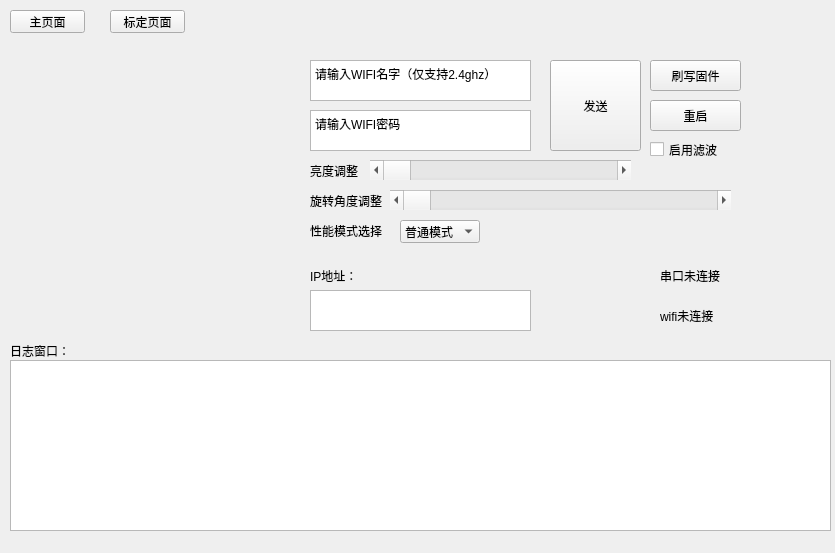
<?xml version="1.0" encoding="UTF-8"?>
<ui version="4.0">
 <class>PaperTrackerMainWindow</class>
 <widget class="QWidget" name="PaperTrackerMainWindow">
  <property name="geometry">
   <rect>
    <x>0</x>
    <y>0</y>
    <width>835</width>
    <height>553</height>
   </rect>
  </property>
  <property name="windowTitle">
   <string>PaperTrack</string>
  </property>
  <property name="styleSheet">
   <string notr="true"/>
  </property>
  <widget class="QStackedWidget" name="stackedWidget">
   <property name="geometry">
    <rect>
     <x>0</x>
     <y>50</y>
     <width>841</width>
     <height>491</height>
    </rect>
   </property>
   <property name="currentIndex">
    <number>0</number>
   </property>
   <widget class="QWidget" name="page">
    <widget class="QLabel" name="ImageLabel">
     <property name="geometry">
      <rect>
       <x>0</x>
       <y>0</y>
       <width>280</width>
       <height>280</height>
      </rect>
     </property>
     <property name="text">
      <string/>
     </property>
    </widget>
    <widget class="QPlainTextEdit" name="SSIDText">
     <property name="geometry">
      <rect>
       <x>310</x>
       <y>10</y>
       <width>221</width>
       <height>41</height>
      </rect>
     </property>
     <property name="plainText">
      <string>请输入WIFI名字（仅支持2.4ghz）</string>
     </property>
    </widget>
    <widget class="QPlainTextEdit" name="PasswordText">
     <property name="geometry">
      <rect>
       <x>310</x>
       <y>60</y>
       <width>221</width>
       <height>41</height>
      </rect>
     </property>
     <property name="plainText">
      <string>请输入WIFI密码</string>
     </property>
    </widget>
    <widget class="QScrollBar" name="BrightnessBar">
     <property name="geometry">
      <rect>
       <x>370</x>
       <y>110</y>
       <width>261</width>
       <height>20</height>
      </rect>
     </property>
     <property name="orientation">
      <enum>Qt::Orientation::Horizontal</enum>
     </property>
    </widget>
    <widget class="QLabel" name="label">
     <property name="geometry">
      <rect>
       <x>310</x>
       <y>110</y>
       <width>51</width>
       <height>21</height>
      </rect>
     </property>
     <property name="text">
      <string>亮度调整</string>
     </property>
    </widget>
    <widget class="QPushButton" name="wifi_send_Button">
     <property name="geometry">
      <rect>
       <x>550</x>
       <y>10</y>
       <width>91</width>
       <height>91</height>
      </rect>
     </property>
     <property name="text">
      <string>发送</string>
     </property>
    </widget>
    <widget class="QPushButton" name="FlashFirmwareButton">
     <property name="geometry">
      <rect>
       <x>650</x>
       <y>10</y>
       <width>91</width>
       <height>31</height>
      </rect>
     </property>
     <property name="text">
      <string>刷写固件</string>
     </property>
    </widget>
    <widget class="QPlainTextEdit" name="LogText">
     <property name="geometry">
      <rect>
       <x>10</x>
       <y>310</y>
       <width>821</width>
       <height>171</height>
      </rect>
     </property>
     <property name="readOnly">
      <bool>true</bool>
     </property>
    </widget>
    <widget class="QLabel" name="label_2">
     <property name="geometry">
      <rect>
       <x>10</x>
       <y>291</y>
       <width>111</width>
       <height>20</height>
      </rect>
     </property>
     <property name="text">
      <string>日志窗口：</string>
     </property>
    </widget>
    <widget class="QTextEdit" name="textEdit">
     <property name="geometry">
      <rect>
       <x>310</x>
       <y>240</y>
       <width>221</width>
       <height>41</height>
      </rect>
     </property>
     <property name="readOnly">
      <bool>true</bool>
     </property>
    </widget>
    <widget class="QLabel" name="label_16">
     <property name="geometry">
      <rect>
       <x>310</x>
       <y>210</y>
       <width>51</width>
       <height>31</height>
      </rect>
     </property>
     <property name="text">
      <string>IP地址：</string>
     </property>
    </widget>
    <widget class="QPushButton" name="restart_Button">
     <property name="geometry">
      <rect>
       <x>650</x>
       <y>50</y>
       <width>91</width>
       <height>31</height>
      </rect>
     </property>
     <property name="text">
      <string>重启</string>
     </property>
    </widget>
    <widget class="QLabel" name="SerialConnectLabel">
     <property name="geometry">
      <rect>
       <x>660</x>
       <y>210</y>
       <width>71</width>
       <height>31</height>
      </rect>
     </property>
     <property name="text">
      <string>串口未连接</string>
     </property>
     <property name="textFormat">
      <enum>Qt::TextFormat::AutoText</enum>
     </property>
    </widget>
    <widget class="QLabel" name="WifiConnectLabel">
     <property name="geometry">
      <rect>
       <x>660</x>
       <y>250</y>
       <width>71</width>
       <height>31</height>
      </rect>
     </property>
     <property name="text">
      <string>wifi未连接</string>
     </property>
    </widget>
    <widget class="QLabel" name="label_17">
     <property name="geometry">
      <rect>
       <x>310</x>
       <y>140</y>
       <width>81</width>
       <height>21</height>
      </rect>
     </property>
     <property name="text">
      <string>旋转角度调整</string>
     </property>
    </widget>
    <widget class="QScrollBar" name="RotateImageBar">
     <property name="geometry">
      <rect>
       <x>390</x>
       <y>140</y>
       <width>341</width>
       <height>20</height>
      </rect>
     </property>
     <property name="maximum">
      <number>1080</number>
     </property>
     <property name="pageStep">
      <number>40</number>
     </property>
     <property name="orientation">
      <enum>Qt::Orientation::Horizontal</enum>
     </property>
    </widget>
    <widget class="QCheckBox" name="UseFilterBox">
     <property name="geometry">
      <rect>
       <x>650</x>
       <y>90</y>
       <width>81</width>
       <height>19</height>
      </rect>
     </property>
     <property name="text">
      <string>启用滤波</string>
     </property>
    </widget>
    <widget class="QComboBox" name="comboBox">
     <property name="geometry">
      <rect>
       <x>400</x>
       <y>170</y>
       <width>80</width>
       <height>23</height>
      </rect>
     </property>
     <property name="duplicatesEnabled">
      <bool>false</bool>
     </property>
     <item>
      <property name="text">
       <string>普通模式</string>
      </property>
     </item>
     <item>
      <property name="text">
       <string>节能模式</string>
      </property>
     </item>
     <item>
      <property name="text">
       <string>性能模式</string>
      </property>
     </item>
    </widget>
    <widget class="QLabel" name="label_18">
     <property name="geometry">
      <rect>
       <x>310</x>
       <y>170</y>
       <width>81</width>
       <height>21</height>
      </rect>
     </property>
     <property name="text">
      <string>性能模式选择</string>
     </property>
    </widget>
   </widget>
   <widget class="QWidget" name="page_2">
    <widget class="QScrollArea" name="scrollArea">
     <property name="geometry">
      <rect>
       <x>0</x>
       <y>30</y>
       <width>500</width>
       <height>441</height>
      </rect>
     </property>
     <property name="minimumSize">
      <size>
       <width>500</width>
       <height>441</height>
      </size>
     </property>
     <property name="verticalScrollBarPolicy">
      <enum>Qt::ScrollBarPolicy::ScrollBarAsNeeded</enum>
     </property>
     <property name="widgetResizable">
      <bool>false</bool>
     </property>
     <widget class="QWidget" name="scrollAreaWidgetContents">
      <property name="geometry">
       <rect>
        <x>0</x>
        <y>0</y>
        <width>639</width>
        <height>500</height>
       </rect>
      </property>
      <property name="minimumSize">
       <size>
        <width>0</width>
        <height>500</height>
       </size>
      </property>
      <widget class="QLabel" name="label_5">
       <property name="geometry">
        <rect>
         <x>10</x>
         <y>10</y>
         <width>91</width>
         <height>16</height>
        </rect>
       </property>
       <property name="text">
        <string>左脸颊</string>
       </property>
      </widget>
      <widget class="QLabel" name="label_10">
       <property name="geometry">
        <rect>
         <x>10</x>
         <y>210</y>
         <width>91</width>
         <height>16</height>
        </rect>
       </property>
       <property name="text">
        <string>嘴左移</string>
       </property>
      </widget>
      <widget class="QLabel" name="label_13">
       <property name="geometry">
        <rect>
         <x>10</x>
         <y>330</y>
         <width>91</width>
         <height>16</height>
        </rect>
       </property>
       <property name="text">
        <string>舌头向上</string>
       </property>
      </widget>
      <widget class="QLabel" name="label_6">
       <property name="geometry">
        <rect>
         <x>10</x>
         <y>50</y>
         <width>91</width>
         <height>16</height>
        </rect>
       </property>
       <property name="text">
        <string>右脸颊</string>
       </property>
      </widget>
      <widget class="QLabel" name="label_15">
       <property name="geometry">
        <rect>
         <x>10</x>
         <y>410</y>
         <width>91</width>
         <height>16</height>
        </rect>
       </property>
       <property name="text">
        <string>舌头向左</string>
       </property>
      </widget>
      <widget class="QLabel" name="label_7">
       <property name="geometry">
        <rect>
         <x>10</x>
         <y>90</y>
         <width>91</width>
         <height>16</height>
        </rect>
       </property>
       <property name="text">
        <string>张嘴</string>
       </property>
      </widget>
      <widget class="QLabel" name="label_11">
       <property name="geometry">
        <rect>
         <x>10</x>
         <y>250</y>
         <width>91</width>
         <height>16</height>
        </rect>
       </property>
       <property name="text">
        <string>嘴右移</string>
       </property>
      </widget>
      <widget class="QLabel" name="label_9">
       <property name="geometry">
        <rect>
         <x>10</x>
         <y>170</y>
         <width>91</width>
         <height>16</height>
        </rect>
       </property>
       <property name="text">
        <string>下巴右移</string>
       </property>
      </widget>
      <widget class="QLabel" name="label_14">
       <property name="geometry">
        <rect>
         <x>10</x>
         <y>370</y>
         <width>91</width>
         <height>16</height>
        </rect>
       </property>
       <property name="text">
        <string>舌头向下</string>
       </property>
      </widget>
      <widget class="QLabel" name="label_8">
       <property name="geometry">
        <rect>
         <x>10</x>
         <y>130</y>
         <width>91</width>
         <height>16</height>
        </rect>
       </property>
       <property name="text">
        <string>下巴左移</string>
       </property>
      </widget>
      <widget class="QLabel" name="label_12">
       <property name="geometry">
        <rect>
         <x>10</x>
         <y>290</y>
         <width>91</width>
         <height>16</height>
        </rect>
       </property>
       <property name="text">
        <string>舌头伸出</string>
       </property>
      </widget>
      <widget class="QLabel" name="label_31">
       <property name="geometry">
        <rect>
         <x>10</x>
         <y>450</y>
         <width>91</width>
         <height>16</height>
        </rect>
       </property>
       <property name="text">
        <string>舌头向右</string>
       </property>
      </widget>
      <widget class="QProgressBar" name="CheekPullLeftValue">
       <property name="geometry">
        <rect>
         <x>350</x>
         <y>0</y>
         <width>151</width>
         <height>31</height>
        </rect>
       </property>
       <property name="value">
        <number>24</number>
       </property>
      </widget>
      <widget class="QProgressBar" name="CheekPullRightValue">
       <property name="geometry">
        <rect>
         <x>350</x>
         <y>40</y>
         <width>151</width>
         <height>31</height>
        </rect>
       </property>
       <property name="value">
        <number>24</number>
       </property>
      </widget>
      <widget class="QProgressBar" name="JawLeftValue">
       <property name="geometry">
        <rect>
         <x>350</x>
         <y>120</y>
         <width>151</width>
         <height>31</height>
        </rect>
       </property>
       <property name="value">
        <number>24</number>
       </property>
      </widget>
      <widget class="QProgressBar" name="JawOpenValue">
       <property name="geometry">
        <rect>
         <x>350</x>
         <y>80</y>
         <width>151</width>
         <height>31</height>
        </rect>
       </property>
       <property name="value">
        <number>24</number>
       </property>
      </widget>
      <widget class="QProgressBar" name="MouthLeftValue">
       <property name="geometry">
        <rect>
         <x>350</x>
         <y>200</y>
         <width>151</width>
         <height>31</height>
        </rect>
       </property>
       <property name="value">
        <number>24</number>
       </property>
      </widget>
      <widget class="QProgressBar" name="JawRightValue">
       <property name="geometry">
        <rect>
         <x>350</x>
         <y>160</y>
         <width>151</width>
         <height>31</height>
        </rect>
       </property>
       <property name="value">
        <number>24</number>
       </property>
      </widget>
      <widget class="QProgressBar" name="TongueOutValue">
       <property name="geometry">
        <rect>
         <x>350</x>
         <y>280</y>
         <width>151</width>
         <height>31</height>
        </rect>
       </property>
       <property name="value">
        <number>24</number>
       </property>
      </widget>
      <widget class="QProgressBar" name="MouthRightValue">
       <property name="geometry">
        <rect>
         <x>350</x>
         <y>240</y>
         <width>151</width>
         <height>31</height>
        </rect>
       </property>
       <property name="value">
        <number>24</number>
       </property>
      </widget>
      <widget class="QProgressBar" name="TongueDownValue">
       <property name="geometry">
        <rect>
         <x>350</x>
         <y>360</y>
         <width>151</width>
         <height>31</height>
        </rect>
       </property>
       <property name="value">
        <number>24</number>
       </property>
      </widget>
      <widget class="QProgressBar" name="TongueUpValue">
       <property name="geometry">
        <rect>
         <x>350</x>
         <y>320</y>
         <width>151</width>
         <height>31</height>
        </rect>
       </property>
       <property name="value">
        <number>24</number>
       </property>
      </widget>
      <widget class="QProgressBar" name="TongueRightValue">
       <property name="geometry">
        <rect>
         <x>350</x>
         <y>440</y>
         <width>151</width>
         <height>31</height>
        </rect>
       </property>
       <property name="value">
        <number>24</number>
       </property>
      </widget>
      <widget class="QProgressBar" name="TongueLeftValue">
       <property name="geometry">
        <rect>
         <x>350</x>
         <y>400</y>
         <width>151</width>
         <height>31</height>
        </rect>
       </property>
       <property name="value">
        <number>24</number>
       </property>
      </widget>
      <widget class="QScrollBar" name="CheekPuffLeftBar">
       <property name="geometry">
        <rect>
         <x>120</x>
         <y>10</y>
         <width>201</width>
         <height>16</height>
        </rect>
       </property>
       <property name="orientation">
        <enum>Qt::Orientation::Horizontal</enum>
       </property>
      </widget>
      <widget class="QScrollBar" name="CheekPuffRightBar">
       <property name="geometry">
        <rect>
         <x>120</x>
         <y>50</y>
         <width>201</width>
         <height>16</height>
        </rect>
       </property>
       <property name="orientation">
        <enum>Qt::Orientation::Horizontal</enum>
       </property>
      </widget>
      <widget class="QScrollBar" name="JawOpenBar">
       <property name="geometry">
        <rect>
         <x>120</x>
         <y>90</y>
         <width>201</width>
         <height>16</height>
        </rect>
       </property>
       <property name="orientation">
        <enum>Qt::Orientation::Horizontal</enum>
       </property>
      </widget>
      <widget class="QScrollBar" name="JawLeftBar">
       <property name="geometry">
        <rect>
         <x>120</x>
         <y>130</y>
         <width>201</width>
         <height>16</height>
        </rect>
       </property>
       <property name="orientation">
        <enum>Qt::Orientation::Horizontal</enum>
       </property>
      </widget>
      <widget class="QScrollBar" name="MouthLeftBar">
       <property name="geometry">
        <rect>
         <x>120</x>
         <y>210</y>
         <width>201</width>
         <height>16</height>
        </rect>
       </property>
       <property name="orientation">
        <enum>Qt::Orientation::Horizontal</enum>
       </property>
      </widget>
      <widget class="QScrollBar" name="JawRightBar">
       <property name="geometry">
        <rect>
         <x>120</x>
         <y>170</y>
         <width>201</width>
         <height>16</height>
        </rect>
       </property>
       <property name="orientation">
        <enum>Qt::Orientation::Horizontal</enum>
       </property>
      </widget>
      <widget class="QScrollBar" name="TongueOutBar">
       <property name="geometry">
        <rect>
         <x>120</x>
         <y>290</y>
         <width>201</width>
         <height>16</height>
        </rect>
       </property>
       <property name="orientation">
        <enum>Qt::Orientation::Horizontal</enum>
       </property>
      </widget>
      <widget class="QScrollBar" name="MouthRightBar">
       <property name="geometry">
        <rect>
         <x>120</x>
         <y>250</y>
         <width>201</width>
         <height>16</height>
        </rect>
       </property>
       <property name="orientation">
        <enum>Qt::Orientation::Horizontal</enum>
       </property>
      </widget>
      <widget class="QScrollBar" name="TongueDownBar">
       <property name="geometry">
        <rect>
         <x>120</x>
         <y>370</y>
         <width>201</width>
         <height>16</height>
        </rect>
       </property>
       <property name="orientation">
        <enum>Qt::Orientation::Horizontal</enum>
       </property>
      </widget>
      <widget class="QScrollBar" name="TongueUpBar">
       <property name="geometry">
        <rect>
         <x>120</x>
         <y>330</y>
         <width>201</width>
         <height>16</height>
        </rect>
       </property>
       <property name="orientation">
        <enum>Qt::Orientation::Horizontal</enum>
       </property>
      </widget>
      <widget class="QScrollBar" name="TongueRightBar">
       <property name="geometry">
        <rect>
         <x>120</x>
         <y>450</y>
         <width>201</width>
         <height>16</height>
        </rect>
       </property>
       <property name="orientation">
        <enum>Qt::Orientation::Horizontal</enum>
       </property>
      </widget>
      <widget class="QScrollBar" name="TongueLeftBar">
       <property name="geometry">
        <rect>
         <x>120</x>
         <y>410</y>
         <width>201</width>
         <height>16</height>
        </rect>
       </property>
       <property name="orientation">
        <enum>Qt::Orientation::Horizontal</enum>
       </property>
      </widget>
     </widget>
    </widget>
    <widget class="QPushButton" name="SaveParamConfigButton">
     <property name="geometry">
      <rect>
       <x>510</x>
       <y>30</y>
       <width>131</width>
       <height>41</height>
      </rect>
     </property>
     <property name="text">
      <string>保存参数(开发中)</string>
     </property>
    </widget>
    <widget class="QLabel" name="ImageLabelCal">
     <property name="geometry">
      <rect>
       <x>510</x>
       <y>190</y>
       <width>280</width>
       <height>280</height>
      </rect>
     </property>
     <property name="text">
      <string/>
     </property>
    </widget>
   </widget>
  </widget>
  <widget class="QPushButton" name="MainPageButton">
   <property name="geometry">
    <rect>
     <x>10</x>
     <y>10</y>
     <width>75</width>
     <height>23</height>
    </rect>
   </property>
   <property name="text">
    <string>主页面</string>
   </property>
  </widget>
  <widget class="QPushButton" name="CalibrationPageButton">
   <property name="geometry">
    <rect>
     <x>110</x>
     <y>10</y>
     <width>75</width>
     <height>23</height>
    </rect>
   </property>
   <property name="text">
    <string>标定页面</string>
   </property>
  </widget>
 </widget>
 <resources/>
 <connections/>
</ui>
